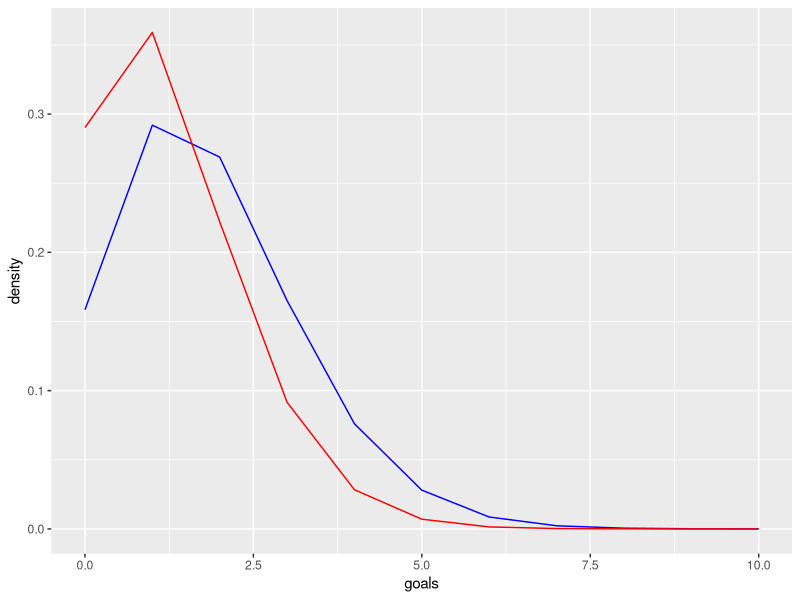
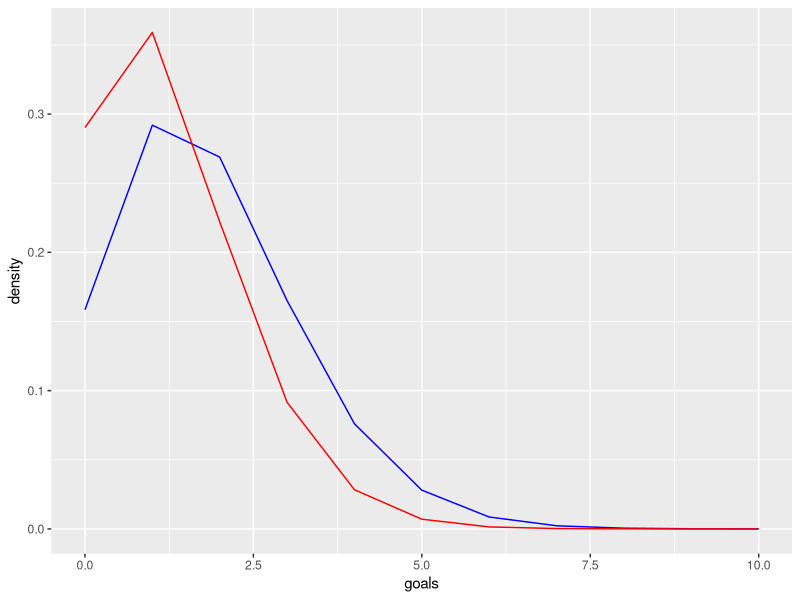

R code for these plots, in order: (Note: this script raises an error after producing the figures.)
library(ggplot2)

#Step One: Probabilities of Match Results


#----------------------------------------------------------------------------------------------------------------------------------------------------
# re-creating example on pg. 395 (man city vs. man united, round 36, 2011-2012)
#by JK 12/02/2020

# expected average goals
#will have to figure out a way to load these automatically or just set up?
ev_mc <- 1.842 #ev_home
ev_mu <- 1.237 #ev_away

# poisson distributed variables (function that returns probability of scoring a certain amount of goals)
p_mc = function(goals) { #p_home = function(goals, ev_home) {
  dpois(goals, ev_mc) #dpois(goals, ev_home)
}

p_mu = function(goals) { #p_away = function(goals, ev_away) {
  dpois(goals, ev_mu) #dpois(goals, ev_away)
}

p_mc(1) # .292 (matches result from paper) p_home(goals, ev_home)
p_mu(0) # .290 (matches result from paper) p_away(goals, ev_away)

# probability of man city winning 1-0 (the two variables are independent of each other)
p_mc(1) * p_mu(0) # .085 (matches result from paper)

# plot of the two distributions (blue = man city, red = man united)
x_s <- seq(0, 10)
ggplot() + geom_line(aes(x_s, p_mc(x_s)), colour = "blue") + geom_line(aes(x_s, p_mu(x_s)), colour = "red") + xlab("goals") + ylab("density")

# so, most goals ever scored in a premier league game is 9, so we can check all end-game scenarios up to 9?                                                                                                                              

mc_win_prob <- 0 #home_win_prob
mu_win_prob <- 0 #away_win_prob
tie_prob <- 0
goals = seq(0, 9)

# double for loop calculating probabilities for all scenarios up to 9 goals each (i = mc, j = mu)
for (i in goals) {
  for (j in goals) {
    if (i == j) {
      tie_prob <- tie_prob + (p_mc(i)*p_mu(j)) #tie_prob <- tie_prob + (p_home(i)*p_away(j))
    }
    if (i > j) {
      mc_win_prob <- mc_win_prob + (p_mc(i)*p_mu(j)) #home_win_prob <- home_win_prob + (p_home(i)*p_away(j))
    }
    if (i < j) {
      mu_win_prob <- mu_win_prob + (p_mc(i)*p_mu(j)) #away_win_prob <- away_win_prob + (p_home(i)*p_away(j))
    }
  }
}

# numbers are all similar to the ones on pg. 395 of the paper
data.frame("mc win" = round(mc_win_prob, 3), "draw" = round(tie_prob, 3), "mu win" = round(mu_win_prob, 3))
#data.frame("Home win" = round(home_win_prob, 3), "draw" = round(tie_prob, 3), "Away win" = round(away_win_prob, 3))                                                                                                                                   

#-------------------------------------------------------------------------------------------------------------------------------------------------

# re-creating above but for Home/away games
#by OM 12/02/2020

# expected average goals
#will have to figure out a way to load these automatically or just set up?
ev_home <- 0
ev_away <- 0
goals_home <- 0
goals_away <- 0

# poisson distributed variables (function that returns probability of scoring a certain amount of goals)
p_home = function(goals_home, ev_home) {
  dpois(goals_home, ev_home)
}

p_away = function(goals_away, ev_away) {
  dpois(goals_away, ev_away)
}

#Confirming the results (PART 4 OF PAPER)
p_home(goals_home, ev_home) #(matches result from week's game)
p_away(goals_away, ev_away) #(matches result from week's game)


#Probability of true result
#p_home(SCORE)*p_away(SCORE)

# plot of the two distributions (blue = HOME, red = AWAY)
x_s <- seq(0, 10)
ggplot() + geom_line(aes(x_s, p_mc(x_s)), colour = "blue") + geom_line(aes(x_s, p_mu(x_s)), colour = "red") + xlab("goals") + ylab("density")

# so, most goals ever scored in a premier league game is 9, so we can check all end-game scenarios up to 9?                                                                                                                              

home_win_prob <- 0 
away_win_prob <- 0
tie_prob <- 0
goals = seq(0, 9)

# double for loop calculating probabilities for all scenarios up to 9 goals each (i = mc, j = mu)
for (i in goals) {
  for (j in goals) {
    if (i == j) {
      tie_prob <- tie_prob + (p_home(i)*p_away(j))
    }
    if (i > j) {
      home_win_prob <- home_win_prob + (p_home(i)*p_away(j))
    }
    if (i < j) {
      away_win_prob <- away_win_prob + (p_home(i)*p_away(j))
    }
  }
}

# numbers are all similar to the ones on pg. 395 of the paper
#data.frame("mc win" = round(mc_win_prob, 3), "draw" = round(tie_prob, 3), "mu win" = round(mu_win_prob, 3))
data.frame("Home win" = round(home_win_prob, 3), "draw" = round(tie_prob, 3), "Away win" = round(away_win_prob, 3)) 



#-------------------------------------------------------------------------------------------------------------------------------------------------
#by OM 12/02/2020
#Step Two

ev_home <- 0
ev_away <- 0
goals_home <- 0
goals_away <- 0

# poisson distributed variables (function that returns probability of scoring a certain amount of goals)
p_home = function(goals_home, ev_home) {
  dpois(goals_home, ev_home)
}

p_away = function(goals_away, ev_away) {
  dpois(goals_away, ev_away)
}

mc_function = function (goals_home, ev_home, goals_away, ev_away){
  home_win_prob <- 0 
  away_win_prob <- 0
  tie_prob <- 0
  goals = seq(0, 9)
  
  # double for loop calculating probabilities for all scenarios up to 9 goals each (i = mc, j = mu)
  for (i in goals) {
    for (j in goals) {
      if (i == j) {
        tie_prob <- tie_prob + (p_home(i)*p_away(j))
      }
      if (i > j) {
        home_win_prob <- home_win_prob + (p_home(i)*p_away(j))
      }
      if (i < j) {
        away_win_prob <- away_win_prob + (p_home(i)*p_away(j))
      }
    }
  }
  
  # numbers are all similar to the ones on pg. 395 of the paper
  #data.frame("mc win" = round(mc_win_prob, 3), "draw" = round(tie_prob, 3), "mu win" = round(mu_win_prob, 3))
  data.frame("Home win" = round(home_win_prob, 3), "draw" = round(tie_prob, 3), "Away win" = round(away_win_prob, 3)) 
}

mc_function( 1, 1.842, 0, 1.237)

#-------------------------------------------------------------------------------------------------------------------------------------------------
